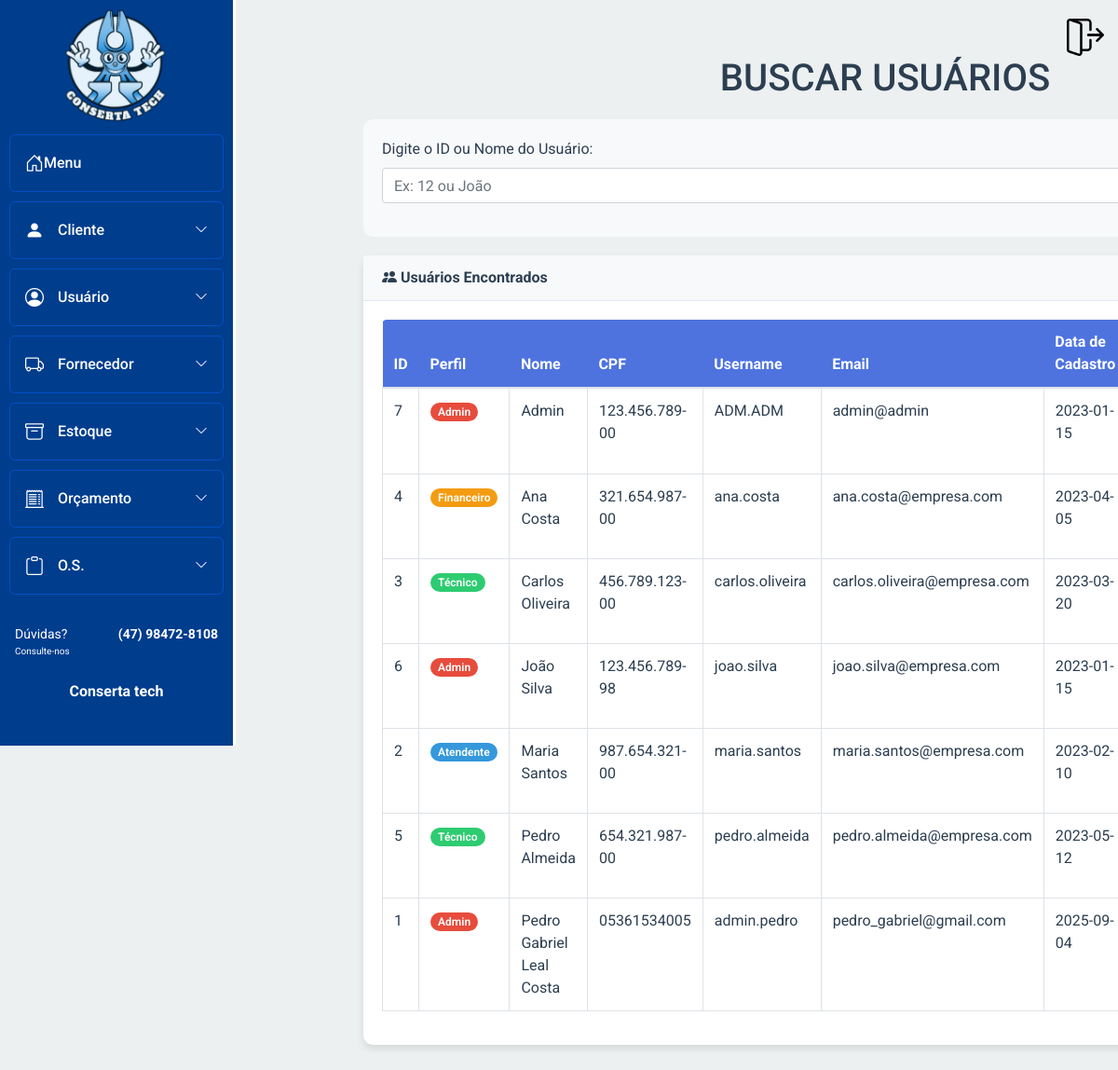
/sa_mod_bd/Usuario/buscar_usuario.php (signed in), run on an earlier commit of the app's database.
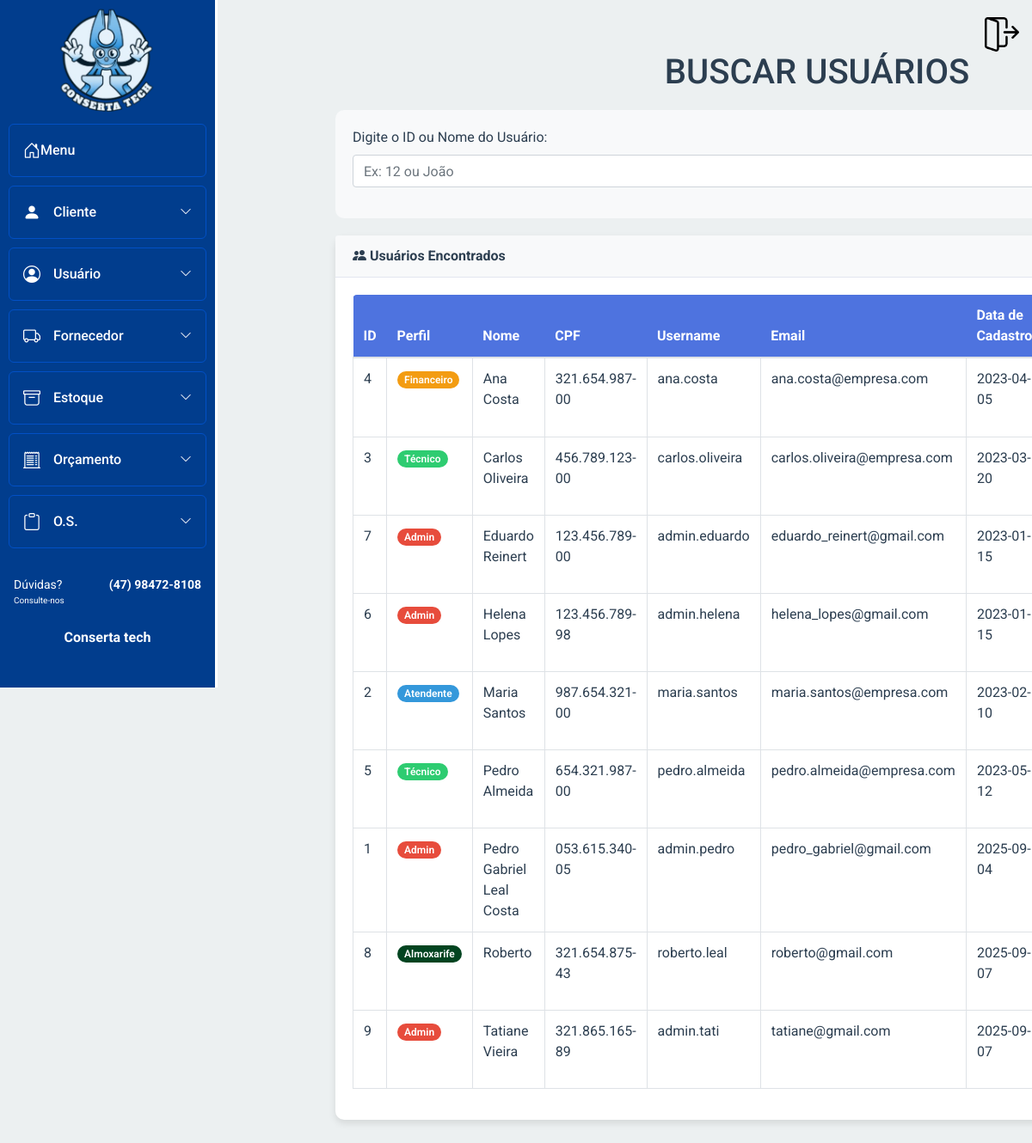
And on a later commit of the database.
### tables this page shows
CREATE TABLE IF NOT EXISTS `usuario` (
  `id_usuario` int NOT NULL AUTO_INCREMENT,
  `id_perfil` int NOT NULL,
  `nome` varchar(50) NOT NULL,
  `cpf` varchar(15) DEFAULT NULL,
  `username` varchar(30) NOT NULL,
  `email` varchar(100) NOT NULL,
  `senha` varchar(255) NOT NULL,
  `data_cad` date DEFAULT NULL,
  `data_nasc` date DEFAULT NULL,
  `sexo` enum('M','F','O') DEFAULT NULL,
  `cep` varchar(10) DEFAULT NULL,
  `logradouro` varchar(80) DEFAULT NULL,
  `tipo` varchar(20) DEFAULT NULL,
  `complemento` varchar(15) DEFAULT NULL,
  `numero` int DEFAULT NULL,
  `cidade` varchar(30) DEFAULT NULL,
  `uf` varchar(2) DEFAULT NULL,
  `bairro` varchar(20) DEFAULT NULL,
  `telefone` varchar(18) DEFAULT NULL,
  `inativo` tinyint DEFAULT '0',
  `senha_temporaria` tinyint DEFAULT '0',
  PRIMARY KEY (`id_usuario`),
  UNIQUE KEY `username` (`username`),
  UNIQUE KEY `email` (`email`),
  UNIQUE KEY `cpf` (`cpf`),
  KEY `fk_usuario_perfil` (`id_perfil`)
);

### sa_mod_bd/Usuario/buscar_usuario.php (the view, shortened to what this page needs)
<?php
require_once '../Conexao/conexao.php';
if ($_SERVER["REQUEST_METHOD"] == "POST" && !empty($_POST['busca_usuario'])) {
    $busca = trim($_POST['busca_usuario']);
    if (is_numeric($busca)) {
        $sql = "SELECT * FROM usuario WHERE id_usuario = :busca ORDER BY nome ASC";
        $stmt = $pdo->prepare($sql);
        $stmt->bindParam(':busca', $busca, PDO::PARAM_INT);
    } else {
        $sql = "SELECT * FROM usuario WHERE nome LIKE :busca_nome ORDER BY nome ASC";
        $stmt = $pdo->prepare($sql);
        $stmt->bindValue(':busca_nome', "$busca%", PDO::PARAM_STR);
    }
} else {
    $sql = "SELECT * FROM usuario ORDER BY nome ASC";
    $stmt = $pdo->prepare($sql);
}
$stmt->execute();
$usuarios = $stmt->fetchAll(PDO::FETCH_ASSOC);
?>
<!DOCTYPE html>
<html lang="pt-br">
<head>
    <link rel="stylesheet" href="../bootstrap/css/bootstrap.min.css">
    <link rel="stylesheet" href="https://cdn.jsdelivr.net/npm/bootstrap-icons@1.10.3/font/bootstrap-icons.css" />
    <link rel="stylesheet" href="../Menu_lateral/css-home-bar.css" />
    <link rel="stylesheet" href="https://cdn.jsdelivr.net/npm/notyf@3/notyf.min.css">
    <link rel="stylesheet" href="buscar.css">
</head>
<body>
    <div class="container">
        <h1>BUSCAR USUÁRIOS</h1>
        <?php include("../Menu_lateral/menu.php"); ?>
        <div class="search-section">
            <form method="POST" action="">
                <div class="form-group">
                    <label for="busca_usuario" class="form-label fw-bold">Digite o ID ou Nome do Usuário:</label>
                    <div class="search-container">
                        <input type="text" id="busca_usuario" name="busca_usuario" class="form-control search-input"
                            placeholder="Ex: 12 ou João"
                            value="<?= isset($_POST['busca_usuario']) ? htmlspecialchars($_POST['busca_usuario']) : '' ?>"
                            required>
                    </div>
                </div>
            </form>
        </div>
        <div class="card">
            <div class="card-header">
                <i class="bi bi-people-fill"></i> Usuários Encontrados
            </div>
            <div class="card-body">
                <?php if (!empty($usuarios)): ?>
                    <div class="table-responsive">
                        <table class="table table-bordered table-hover" width="100%" cellspacing="0">
                            <thead>
                                <tr>
                                    <th>ID</th>
                                    <th>Perfil</th>
                                    <th>Nome</th>
                                    <th>CPF</th>
                                    <th>Username</th>
                                    <th>Email</th>
                                    <th>Data de Cadastro</th>
                                </tr>
                            </thead>
                            <tbody>
                                <?php foreach ($usuarios as $usuario):
                                    $perfil_text = '';
                                    $perfil_class = '';
                                    switch ($usuario['id_perfil']) {
                                        case 1:
                                            $perfil_text = 'Admin';
                                            $perfil_class = 'perfil-1';
                                            break;
                                        case 2:
                                            $perfil_text = 'Atendente';
                                            $perfil_class = 'perfil-2';
                                            break;
                                        case 3:
                                            $perfil_text = 'Técnico';
                                            $perfil_class = 'perfil-3';
                                            break;
                                        case 4:
                                            $perfil_text = 'Financeiro';
                                            $perfil_class = 'perfil-4';
                                            break;
                                        case 5:
                                            $perfil_text = 'Almoxarife';
                                            $perfil_class = 'perfil-5';
                                            break;
                                    }
                                    ?>
                                    <tr>
                                        <td><?= htmlspecialchars($usuario['id_usuario']) ?></td>
                                        <td><span class="perfil-badge <?= $perfil_class ?>"><?= $perfil_text ?></span></td>
                                        <td><?= htmlspecialchars($usuario['nome']) ?></td>
                                        <td><?= htmlspecialchars($usuario['cpf']) ?></td>
                                        <td><?= htmlspecialchars($usuario['username']) ?></td>
                                        <td><?= htmlspecialchars($usuario['email']) ?></td>
                                        <td><?= htmlspecialchars($usuario['data_cad']) ?></td>
                                    </tr>
                                <?php endforeach; ?>
                            </tbody>
                        </table>
                    </div>
                <?php endif; ?>
            </div>
        </div>
    </div>
</body>
</html>

### sa_mod_bd/Menu_lateral/menu.php (shortened to what this page needs)
<div id="menu-container">
  <button class="sair" title="sair da conta">
    <img src="../img/logout.png" alt="Sair">
  </button>
  <nav class="menu-lateral">
    <div class="top-menu">
      <ul>
        <li class="item-menu">
          <a href="../Principal/main.php" class="menu-link">
            <span class="icon"><i class="bi bi-house-door"></i></span>
          </a>
        </li>
        <li class="item-menu">
          <a href="#" id="cliente" class="menu-link">
            <span class="icon"><i class="bi bi-person-fill"></i></span>
          </a>
        </li>
        <li class="item-menu">
          <a href="#" id="usuario" class="menu-link">
            <span class="icon"><i class="bi bi-person-circle"></i></span>
          </a>
        </li>
        <li class="item-menu">
          <a href="#" id="fornecedor" class="menu-link">
            <span class="icon"><i class="bi bi-truck"></i></span>
          </a>
        </li>
        <li class="item-menu">
          <a href="#" id="estoque" class="menu-link">
            <span class="icon"><i class="bi bi-archive"></i></span>
          </a>
        </li>
        <li class="item-menu">
          <a href="#" id="orcamento" class="menu-link">
            <span class="icon"><i class="bi bi-receipt-cutoff"></i></span>
          </a>
        </li>
        <li class="item-menu">
          <a href="#" id="os" class="menu-link">
            <span class="icon"><i class="bi bi-clipboard"></i></span>
          </a>
        </li>
      </ul>
    </div>
  </nav>
</div>
<link rel="stylesheet" href="css-home-bar.css">

### sa_mod_bd/Menu_lateral/css-home-bar.css (style rules this page uses)
* { margin: 0; padding: 0; box-sizing: border-box; font-family: 'Roboto', sans-serif; }
html, body { height: 100%; overflow-x: hidden; }
.menu-lateral { width: 60px; height: 100vh; background-color: #013d8d; padding: 0; box-shadow: 3px 0 0 #fff; position: fixed; top: 0; left: 0; display: flex; flex-direction: column; overflow-y: auto; padding-bottom: 20px; transition: width 0.5s ease-in; scrollbar-width: none; z-index: 1000; }
.top-menu { flex-grow: 1; }
.menu-lateral ul { list-style: none; padding-left: 0; margin: 0; display: flex; flex-direction: column; flex-grow: 1; }
.menu-lateral ul li { margin-bottom: 10px; padding: 0 10px; }
.item-menu { position: relative; display: flex; flex-direction: column; border-radius: 0.375rem; overflow: hidden; margin-bottom: 8px; }
.menu-link { color: #fff; text-decoration: none; font-size: 16px; padding: 15px 16px; display: flex; align-items: center; background-color: #013d8d; border: 1px solid #0250c5; border-radius: 0.375rem; transition: all 0.3s ease; min-width: 0; }
.menu-link .icon i { font-size: 20px; width: 24px; text-align: center; flex-shrink: 0; }
button.sair { background: transparent; border: none; padding: 0; cursor: pointer; position: fixed; top: 20px; right: 15px; z-index: 999; }
button.sair img { width: 40px; height: 40px; transition: transform 0.2s ease, filter 0.2s ease; }

### sa_mod_bd/Usuario/buscar.css (style rules this page uses)
:root { --primary-color: #2c3e50; --secondary-color: #3498db; --background-color: #ecf0f1; --text-color: #2c3e50; --border-color: #bdc3c7; --success-color: #27ae60; --danger-color: #e74c3c; --warning-color: #f39c12; }
* { margin: 0; padding: 0; box-sizing: border-box; font-family: 'Segoe UI', Tahoma, Geneva, Verdana, sans-serif; scrollbar-width: none; }
body { background-color: var(--background-color); color: var(--text-color); padding: 20px; scrollbar-width: none; }
.container { max-width: 1400px; margin: 20px 20px 20px 220px; padding: 20px; transition: margin-left 0.3s ease; margin-left: 350px; }
h1, h2 { color: var(--primary-color); margin-bottom: 20px; text-align: center; }
.search-section { background-color: #f8f9fa; padding: 20px; border-radius: 10px; margin-bottom: 20px; }
.card { box-shadow: 0 4px 8px rgba(0, 0, 0, 0.1); margin-bottom: 20px; border: none; border-radius: 10px; }
.card-header { background-color: #f8f9fa; border-bottom: 1px solid #e3e6f0; font-weight: bold; }
.table-responsive { border-radius: 5px; overflow: hidden; }
.table th { background-color: #4e73df; color: white; border: none; }
.search-container { display: flex; gap: 10px; }
.search-input { flex: 1; }
.perfil-badge { padding: 3px 8px; border-radius: 12px; font-size: 0.75rem; font-weight: 600; }
.perfil-1 { background-color: #e74c3c; color: white; }
.perfil-2 { background-color: #3498db; color: white; }
.perfil-3 { background-color: #2ecc71; color: white; }
.perfil-4 { background-color: #f39c12; color: white; }
.perfil-5 { background-color: #024420; color: white; }

What changed in the data, as far as the page shows it:
changed usuario id 7: nome "Admin" → "Eduardo Reinert"; username "ADM.ADM" → "admin.eduardo"; email "admin@admin" → "eduardo_reinert@gmail.com"; moves down the list
changed usuario id 6: nome "João Silva" → "Helena Lopes"; username "joao.silva" → "admin.helena"; email "joao.silva@empresa.com" → "helena_lopes@gmail.com"
changed usuario "Pedro Gabriel Leal Costa": cpf "05361534005" → "053.615.340-05"
added usuario: id_usuario "8", id_perfil "Almoxarife", nome "Roberto", cpf "321.654.875-43", username "roberto.leal", email "roberto@gmail.com", data_cad "2025-09-07"
added usuario: id_usuario "9", id_perfil "Admin", nome "Tatiane Vieira", cpf "321.865.165-89", username "admin.tati", email "tatiane@gmail.com", data_cad "2025-09-07"
